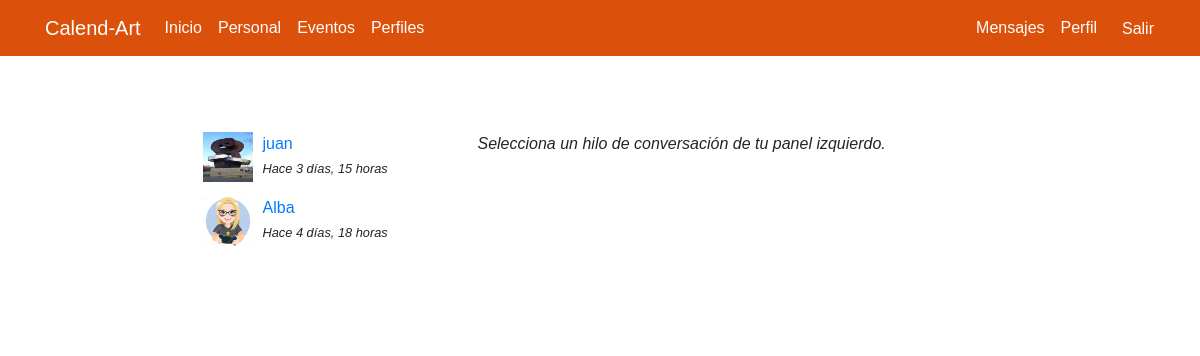
The page /messenger/ (signed in) on the database its author committed.
### registration/models.py (models this page shows)
class CustomUser(AbstractUser):
    email = models.EmailField(unique=True)
    telefono = models.CharField(max_length=20)
    departamento = models.CharField(max_length=100)
    respuesta_seguridad_1 = models.CharField(
        max_length=255,
        verbose_name="¿Cuál es el nombre de tu primera mascota?"
    )
    respuesta_seguridad_2 = models.CharField(
        max_length=255,
        verbose_name="¿Cuál es el nombre de tu abuela materna?"
    )

class Profile(models.Model):
    user = models.OneToOneField(CustomUser, on_delete=models.CASCADE, related_name='profile')
    avatar = models.ImageField(upload_to=custom_upload_to, null=True, blank=True)
    bio = models.TextField(null=True, blank=True)
    link = models.URLField(max_length=200, null=True, blank=True)
    class Meta:
        ordering = ['user__username']

### messenger/models.py (models this page shows)
class Thread(models.Model):
    users = models.ManyToManyField(User, related_name='threads')
    messages = models.ManyToManyField(Message)
    updated= models.DateTimeField(auto_now=True)
    objects = ThreadManager()
    class Meta:
        ordering = ['-updated']

class Message(models.Model):
    user = models.ForeignKey(User, on_delete=models.CASCADE)
    content = models.TextField()
    created = models.DateTimeField(auto_now_add=True)
    class Meta:
        ordering = ['created']

### messenger/views.py (the view)
# urls.py: path('', ThreadList.as_view(), name='list'),
@method_decorator(login_required, name='dispatch')
class ThreadList(TemplateView):
    template_name = 'messenger/thread_list.html'

### messenger/templates/messenger/thread_list.html (shortened to what this page needs)
{% extends 'core/base.html' %}
{% load static %}
{% block content %}
<main role="main">
  <div class="container">
    <div class="row mt-3">
      <div class="col-md-9 mx-auto mb-5">
        <div class="row">
          <div class="col-md-4">
            {% for thread in request.user.threads.all %}
              {% if thread.messages.all|length > 0 %}
                <div class="mb-3">
                  {% for user in thread.users.all %}
                    {% if user != request.user %}
                      {% if user.profile.avatar %}
                        <img src="{{user.profile.avatar.url}}" class="avatar">
                      {% else %}
                        <img src="{% static 'registration/img/no-avatar.jpg' %}" class="avatar">
                      {% endif %}
                      <div>
                        <a href="{% url 'messenger:detail' thread.pk %}">{{user}}</a><br>
                        <small><i>Hace {{thread.messages.last.created|timesince}}</i></small>
                      </div>
                    {% endif %}
                  {% endfor %}
                </div>
              {% endif %}
            {% endfor %}
          </div>
          <div class="col-md-8">
            <p><i>Selecciona un hilo de conversación de tu panel izquierdo.</i></p>
          </div>
        </div>
      </div>
    </div>
  </div>
</main>
{% endblock %}

### core/static/core/css/main.css (style rules this page uses)
main { padding-top: 20px; }
:root { --jumbotron-padding-y: 3rem; }
body { font-family: 'Raleway', sans-serif; background-image: url('../img/fondo.jpg'); background-repeat: no-repeat; background-attachment: fixed; background-size: cover; background-position: center; }

### messenger/templates/messenger/thread_list.html (style rules this page uses)
.avatar { width:50px; height:50px; float:left; margin-right:10px; }

### rows shown on the page
Thread: messages.last.created "3 días, 15 horas"
CustomUser: profile.avatar (picture), username "juan"
Thread: messages.last.created "4 días, 18 horas"
CustomUser: profile.avatar (picture), username "Alba"
